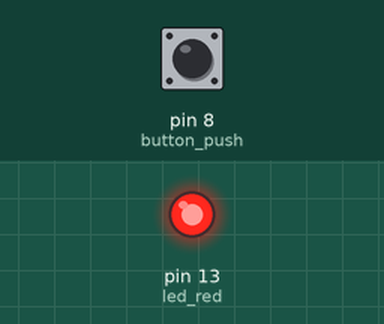
Simulated run of this sketch. Board: Arduino Uno, built with avr-gcc and run on an emulated ATmega328P. On the bench: output pins drawn as LEDs (lit = HIGH). Inputs (shaded band) come from the test bench; at power-on: pin 8 (button_push) HIGH. What the sketch prints to the serial monitor is not drawn.

Above: at 1.2 s.
1.3 s: pin 8 (button_push) pulled LOW for 0.15 s
At 1.38 s:
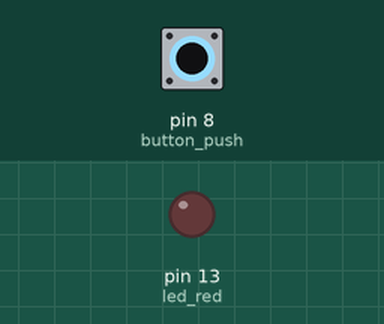
2.9 s: pin 8 (button_push) pulled LOW for 3.2 s
At 6.6 s:
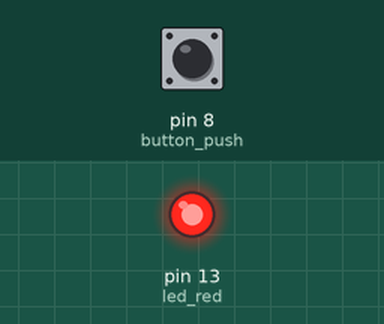
Timing chart, 0 to 8.1 s (numbered marks = the images above; inputs shaded):
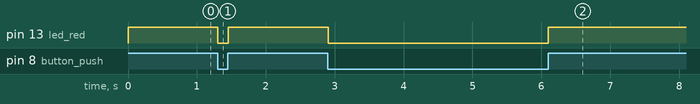

Measured:
- after the input at 1.3 s, pin 13 (led_red): HIGH → LOW at once, → HIGH 0.15 s later
- after the input at 2.9 s, pin 13 (led_red): HIGH → LOW at once, → HIGH 3.2 s later

The sketch:

pullUp.ino
```cpp
int led_red = 13;
int button_push = 8;

void setup() {
  Serial.begin(9600);
  pinMode(led_red, OUTPUT);
  pinMode(button_push, INPUT_PULLUP);
}

void loop() {
  int readValue = digitalRead(button_push);
  Serial.println(readValue);

  if (readValue == HIGH)
    digitalWrite(led_red, HIGH);
  else
    digitalWrite(led_red, LOW);
}
```
